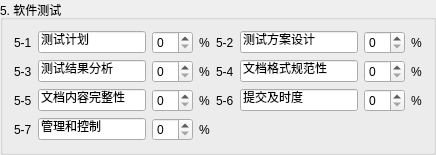
        <widget class="QGroupBox" name="groupBox_5">
         <property name="sizePolicy">
          <sizepolicy hsizetype="Expanding" vsizetype="Expanding">
           <horstretch>0</horstretch>
           <verstretch>0</verstretch>
          </sizepolicy>
         </property>
         <property name="title">
          <string>5. 软件测试</string>
         </property>
         <layout class="QGridLayout" name="gridLayout_5">
          <item row="0" column="0">
           <widget class="QLabel" name="pro5_1Label">
            <property name="text">
             <string>5-1</string>
            </property>
            <property name="alignment">
             <set>Qt::AlignLeading|Qt::AlignLeft|Qt::AlignVCenter</set>
            </property>
            <property name="buddy">
             <cstring>pro5_1LineEdit</cstring>
            </property>
           </widget>
          </item>
          <item row="0" column="1">
           <widget class="QLineEdit" name="pro5_1LineEdit">
            <property name="text">
             <string>测试计划</string>
            </property>
           </widget>
          </item>
          <item row="0" column="2">
           <widget class="QSpinBox" name="pro5_1SpinBox"/>
          </item>
          <item row="0" column="3">
           <widget class="QLabel" name="label_31">
            <property name="text">
             <string>%</string>
            </property>
           </widget>
          </item>
          <item row="0" column="4">
           <widget class="QLabel" name="pro5_2Label">
            <property name="text">
             <string>5-2</string>
            </property>
            <property name="alignment">
             <set>Qt::AlignLeading|Qt::AlignLeft|Qt::AlignVCenter</set>
            </property>
            <property name="buddy">
             <cstring>pro5_2LineEdit</cstring>
            </property>
           </widget>
          </item>
          <item row="0" column="5">
           <widget class="QLineEdit" name="pro5_2LineEdit">
            <property name="text">
             <string>测试方案设计</string>
            </property>
           </widget>
          </item>
          <item row="0" column="6">
           <widget class="QSpinBox" name="pro5_2SpinBox"/>
          </item>
          <item row="0" column="7">
           <widget class="QLabel" name="label_36">
            <property name="text">
             <string>%</string>
            </property>
           </widget>
          </item>
          <item row="1" column="0">
           <widget class="QLabel" name="pro5_3Label">
            <property name="text">
             <string>5-3</string>
            </property>
            <property name="alignment">
             <set>Qt::AlignLeading|Qt::AlignLeft|Qt::AlignVCenter</set>
            </property>
            <property name="buddy">
             <cstring>pro5_3LineEdit</cstring>
            </property>
           </widget>
          </item>
          <item row="1" column="1">
           <widget class="QLineEdit" name="pro5_3LineEdit">
            <property name="text">
             <string>测试结果分析 </string>
            </property>
           </widget>
          </item>
          <item row="1" column="2">
           <widget class="QSpinBox" name="pro5_3SpinBox"/>
          </item>
          <item row="1" column="3">
           <widget class="QLabel" name="label_33">
            <property name="text">
             <string>%</string>
            </property>
           </widget>
          </item>
          <item row="1" column="4">
           <widget class="QLabel" name="pro5_4Label">
            <property name="text">
             <string>5-4</string>
            </property>
            <property name="alignment">
             <set>Qt::AlignLeading|Qt::AlignLeft|Qt::AlignVCenter</set>
            </property>
            <property name="buddy">
             <cstring>pro5_4LineEdit</cstring>
            </property>
           </widget>
          </item>
          <item row="1" column="5">
           <widget class="QLineEdit" name="pro5_4LineEdit">
            <property name="text">
             <string>文档格式规范性</string>
            </property>
           </widget>
          </item>
          <item row="1" column="6">
           <widget class="QSpinBox" name="pro5_4SpinBox"/>
          </item>
          <item row="1" column="7">
           <widget class="QLabel" name="label_37">
            <property name="text">
             <string>%</string>
            </property>
           </widget>
          </item>
          <item row="2" column="0">
           <widget class="QLabel" name="pro5_5Label">
            <property name="text">
             <string>5-5</string>
            </property>
            <property name="alignment">
             <set>Qt::AlignLeading|Qt::AlignLeft|Qt::AlignVCenter</set>
            </property>
            <property name="buddy">
             <cstring>pro5_5LineEdit</cstring>
            </property>
           </widget>
          </item>
          <item row="2" column="1">
           <widget class="QLineEdit" name="pro5_5LineEdit">
            <property name="text">
             <string>文档内容完整性</string>
            </property>
           </widget>
          </item>
          <item row="2" column="2">
           <widget class="QSpinBox" name="pro5_5SpinBox"/>
          </item>
          <item row="2" column="3">
           <widget class="QLabel" name="label_35">
            <property name="text">
             <string>%</string>
            </property>
           </widget>
          </item>
          <item row="2" column="4">
           <widget class="QLabel" name="pro5_6Label">
            <property name="text">
             <string>5-6</string>
            </property>
            <property name="alignment">
             <set>Qt::AlignLeading|Qt::AlignLeft|Qt::AlignVCenter</set>
            </property>
            <property name="buddy">
             <cstring>pro5_6LineEdit</cstring>
            </property>
           </widget>
          </item>
          <item row="2" column="5">
           <widget class="QLineEdit" name="pro5_6LineEdit">
            <property name="text">
             <string>提交及时度</string>
            </property>
           </widget>
          </item>
          <item row="2" column="6">
           <widget class="QSpinBox" name="pro5_6SpinBox"/>
          </item>
          <item row="2" column="7">
           <widget class="QLabel" name="label_39">
            <property name="text">
             <string>%</string>
            </property>
           </widget>
          </item>
          <item row="3" column="0">
           <widget class="QLabel" name="pro5_7Label">
            <property name="text">
             <string>5-7</string>
            </property>
            <property name="alignment">
             <set>Qt::AlignLeading|Qt::AlignLeft|Qt::AlignVCenter</set>
            </property>
            <property name="buddy">
             <cstring>pro5_7LineEdit</cstring>
            </property>
           </widget>
          </item>
          <item row="3" column="1">
           <widget class="QLineEdit" name="pro5_7LineEdit">
            <property name="text">
             <string>管理和控制</string>
            </property>
           </widget>
          </item>
          <item row="3" column="2">
           <widget class="QSpinBox" name="pro5_7SpinBox"/>
          </item>
          <item row="3" column="3">
           <widget class="QLabel" name="label_34">
            <property name="text">
             <string>%</string>
            </property>
           </widget>
          </item>
          <item row="3" column="4" colspan="3">
           <spacer name="horizontalSpacer_4">
            <property name="orientation">
             <enum>Qt::Horizontal</enum>
            </property>
            <property name="sizeHint" stdset="0">
             <size>
              <width>189</width>
              <height>20</height>
             </size>
            </property>
           </spacer>
          </item>
         </layout>
        </widget>
